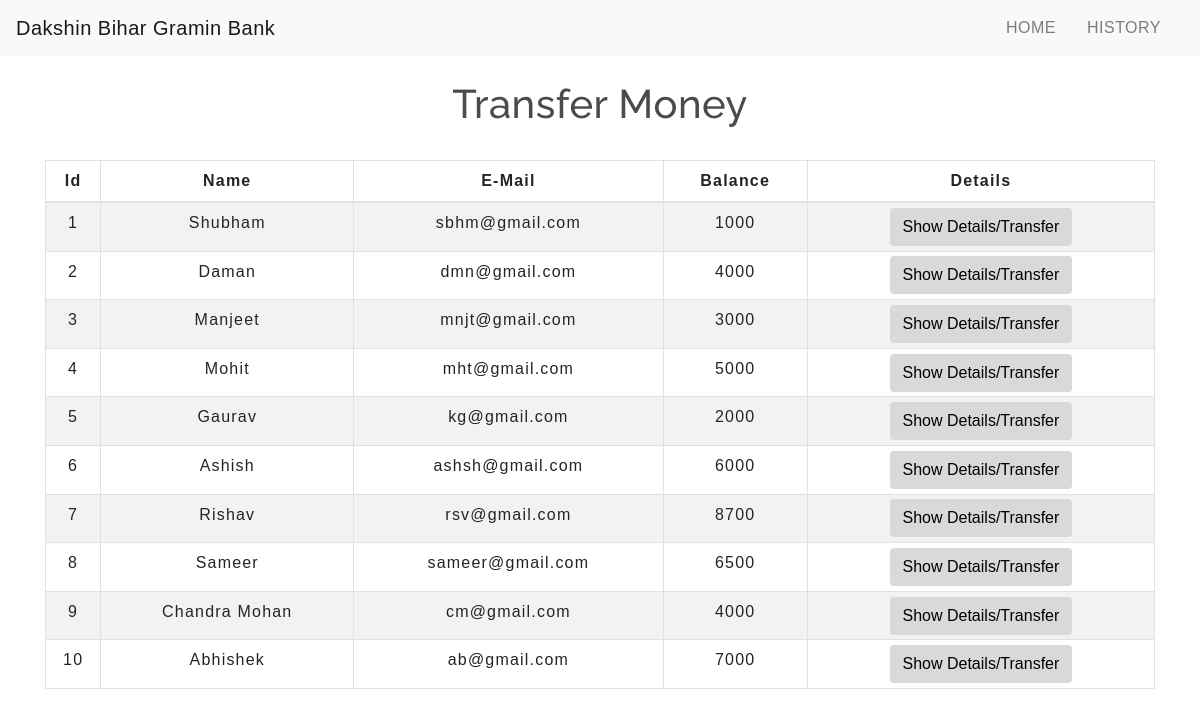
The app's page /transfermoney.php with its own data.
### tables this page shows
CREATE TABLE `users` (
  `id` int(5) NOT NULL,
  `name` text NOT NULL,
  `email` varchar(30) NOT NULL,
  `balance` int(8) NOT NULL
);

### transfermoney.php (the view, shortened to what this page needs)
<!DOCTYPE html>
<html lang="en">
<head>
    <link rel="stylesheet" href="https://maxcdn.bootstrapcdn.com/bootstrap/4.0.0/css/bootstrap.min.css">
    <link rel="stylesheet" type="text/css" href="css/table.css">
    <link rel="stylesheet" type="text/css" href="css/navbar.css">
</head>
<body>
<?php
    include 'config.php';
    $sql = "SELECT * FROM users";
    $result = mysqli_query($conn,$sql);
?>
<?php
  include 'navbar.php';
?>
<div class="container">
        <h2 class="text-center pt-4">Transfer Money</h2>
        <br>
            <div class="row">
                <div class="col">
                    <div class="table-responsive-sm">
                    <table class="table table-hover table-sm table-striped table-condensed table-bordered">
                        <thead>
                            <tr>
                            <th scope="col" class="text-center py-2">Id</th>
                            <th scope="col" class="text-center py-2">Name</th>
                            <th scope="col" class="text-center py-2">E-Mail</th>
                            <th scope="col" class="text-center py-2">Balance</th>
                            <th scope="col" class="text-center py-2">Details</th>
                            </tr>
                        </thead>
                        <tbody>
                <?php
                    while($rows=mysqli_fetch_assoc($result)){
                ?>
                    <tr>
                        <td class="py-2"><?php echo $rows['id'] ?></td>
                        <td class="py-2"><?php echo $rows['name']?></td>
                        <td class="py-2"><?php echo $rows['email']?></td>
                        <td class="py-2"><?php echo $rows['balance']?></td>
                        <td><a href="selecteduserdetail.php?id= <?php echo $rows['id'] ;?>"> <button type="button" class="btn">Show Details/Transfer</button></a></td>
                    </tr>
                <?php
                    }
                ?>
                        </tbody>
                    </table>
                    </div>
                </div>
            </div>
         </div>
</body>
</html>

### navbar.php (shortened to what this page needs)
<nav class="navbar navbar-expand-md navbar-light bg-light">
<a class="navbar-brand" href="index.php">Dakshin Bihar Gramin Bank</a>
<div class="collapse navbar-collapse" id="collapsibleNavbar">
      <ul class="navbar-nav ml-auto">
        <li class="nav-item">
          <a class="nav-link" href="index.php">HOME</a>
        </li>
        <li class="nav-item">
          <a class="nav-link" href="transactionhistory.php">HISTORY</a>
        </li>
    </div>
 </nav>

### css/table.css (style rules this page uses)
* { padding: 0; margin: 0; box-sizing: border-box; font-family: sans-serif; }
h2 { font-size: 40px; }
table { letter-spacing: 1.2px; }
td { text-align: center; }
button { border:none; background: #d9d9d9; transition: 1s; }

### css/navbar.css (style rules this page uses)
.nav-link { margin-right: 15px; color:#2F363F; letter-spacing: 0.5px; transition: 0.5s; }
.navbar-brand { color: #4C4B4B; letter-spacing: 0.5px; }
h2 { color: #4C4B4B; letter-spacing: 0.5px; font-family: raleway; }

### transfermoney.php (style rules this page uses)
button { transition: 1.5s; }

### records on screen
users: id "1", name "Shubham", email "sbhm@gmail.com", balance "1000"
users: id "2", name "Daman", email "dmn@gmail.com", balance "4000"
users: id "3", name "Manjeet", email "mnjt@gmail.com", balance "3000"
users: id "4", name "Mohit", email "mht@gmail.com", balance "5000"
users: id "5", name "Gaurav", email "kg@gmail.com", balance "2000"
users: id "6", name "Ashish", email "ashsh@gmail.com", balance "6000"
users: id "7", name "Rishav", email "rsv@gmail.com", balance "8700"
users: id "8", name "Sameer", email "sameer@gmail.com", balance "6500"
users: id "9", name "Chandra Mohan", email "cm@gmail.com", balance "4000"
users: id "10", name "Abhishek", email "ab@gmail.com", balance "7000"
